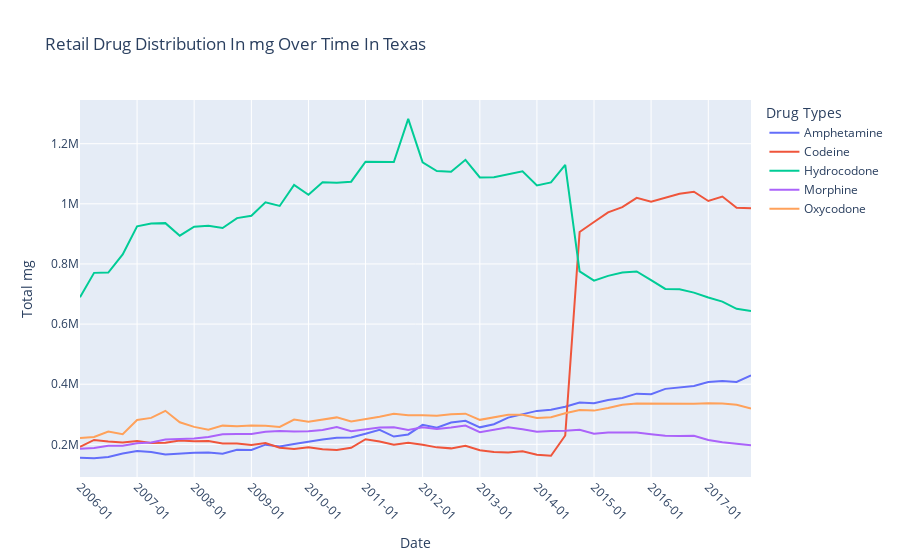

Notebook cell for this chart:
### Code cell
import plotly.graph_objects as go

# Create an empty figure
fig = go.Figure()

# Texas drug use over time graph
for drug_i in range(len(DRUG_FILES)):
    # Read the CSV file
    df = pd.read_csv('../data/drugs/' + DRUG_FILES[drug_i])

    # Include only counties in Texas
    df = df[df['placeDcid'].str.contains('geoId/48')]

    # Sum the number of cases for all counties at a given time
    df = df.groupby(DATE_COLUMN_NAME[drug_i], as_index=False)[VALUE_COLUMN_NAME[drug_i]].sum()

    X = df[DATE_COLUMN_NAME[drug_i]]
    Y = df[VALUE_COLUMN_NAME[drug_i]]

    # Add a trace for the current drug data
    fig.add_trace(go.Scatter(
        x=X,
        y=Y,
        mode='lines',
        name=DRUG_FILES[drug_i][3:-4]
    ))

# Update layout properties
fig.update_layout(
    title='Retail Drug Distribution In mg Over Time In Texas',
    xaxis_title='Date',
    yaxis_title='Total mg',
    xaxis=dict(
        tickmode='array',
        tickvals=X[::4],
        ticktext=[str(date) for date in X[::4]],
        tickangle=45
    ),
    legend_title='Drug Types'
)

# Show the plot
fig.show()
